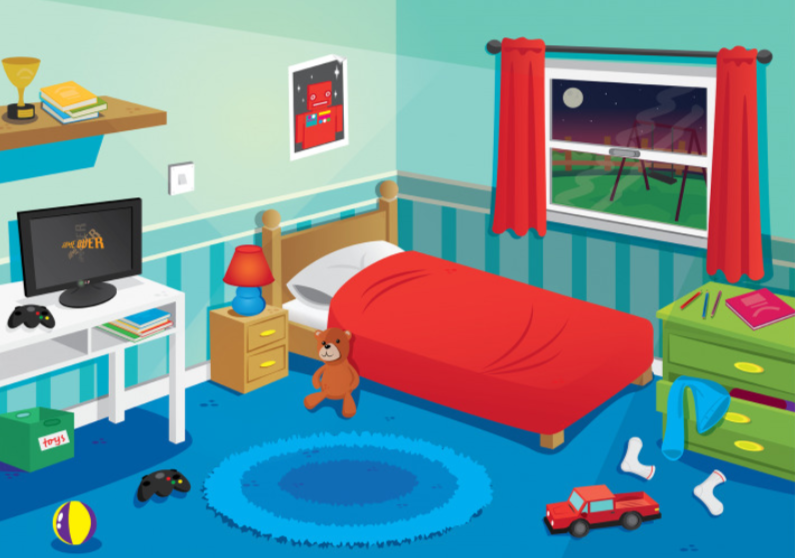
#> input picture computer-vision/room.png, 795 x 558 px
$ python edge_detection.py
#> lines starting #> are read from the running program, lines starting #| are printed output that depends on the picture
import cv2 as cv

img = cv.imread("room.png")
#> img is the input picture: shape (558, 795, 3); mean B, G, R 149.8, 146.6, 117.7
print(img.shape)  # (height, width, channels)
#| (558, 795, 3)

gray = cv.cvtColor(img, cv.COLOR_BGR2GRAY)
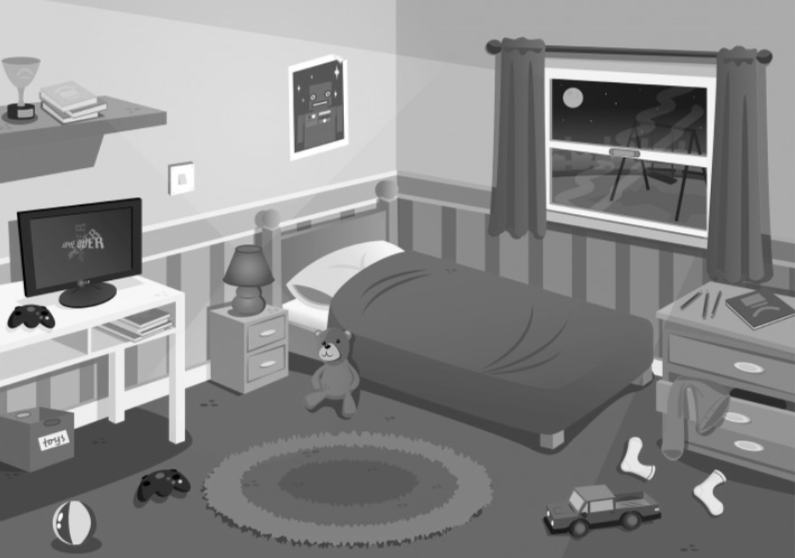
#> gray: shape (558, 795); min 1, max 255, mean 138.3

edges = cv.Canny(gray, 100, 200)
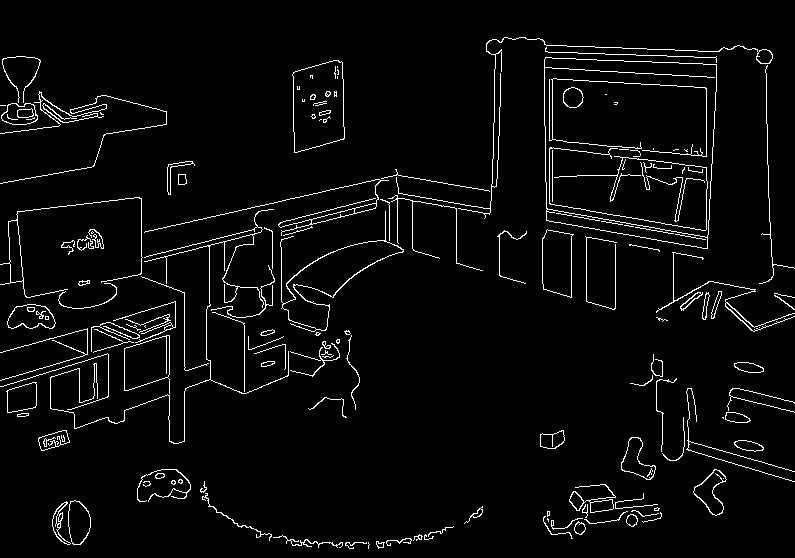
#> edges: shape (558, 795); 3.7% white in thin lines or dots
cv.imshow("Edges", edges)
cv.waitKey(0)
